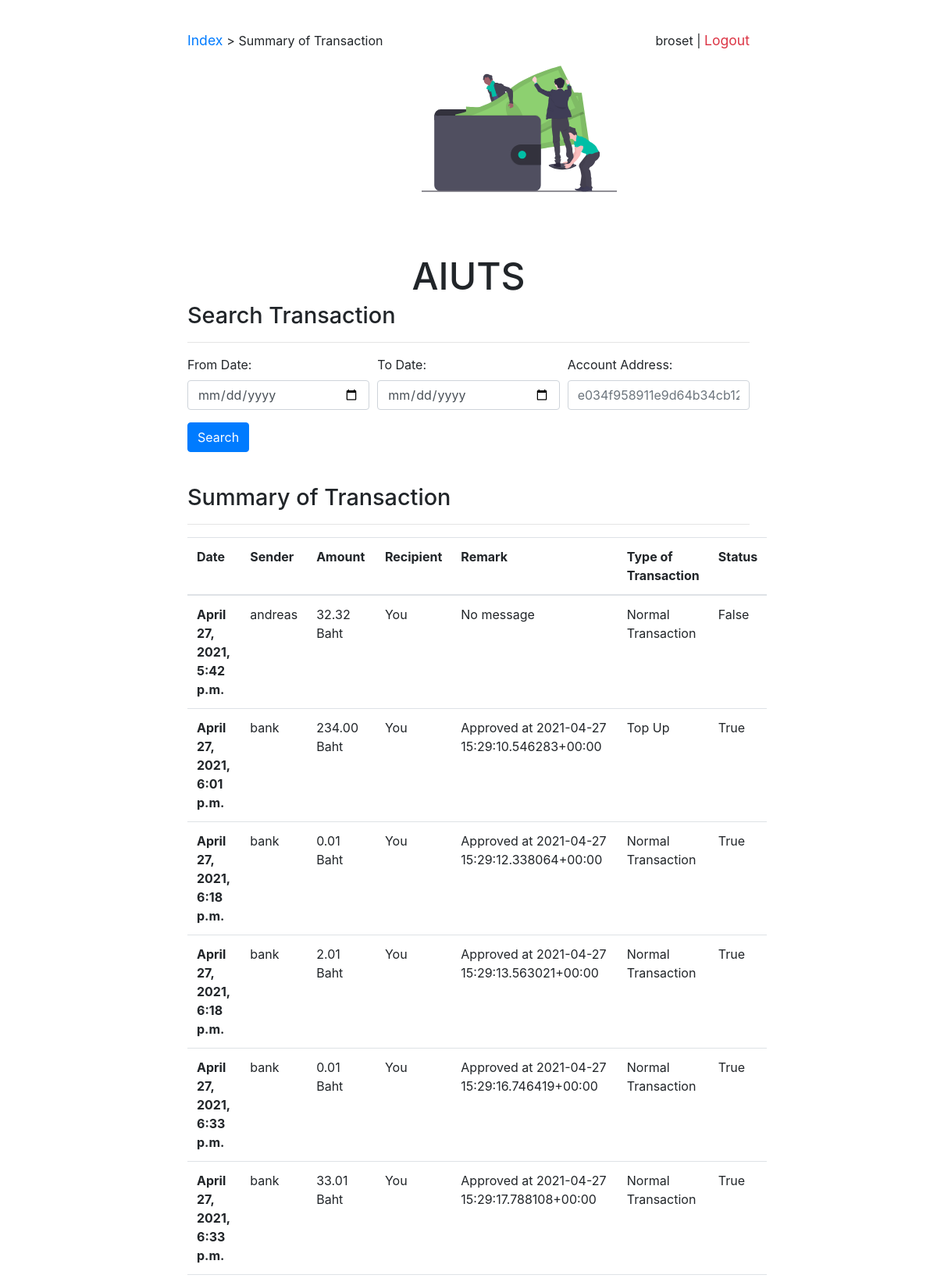
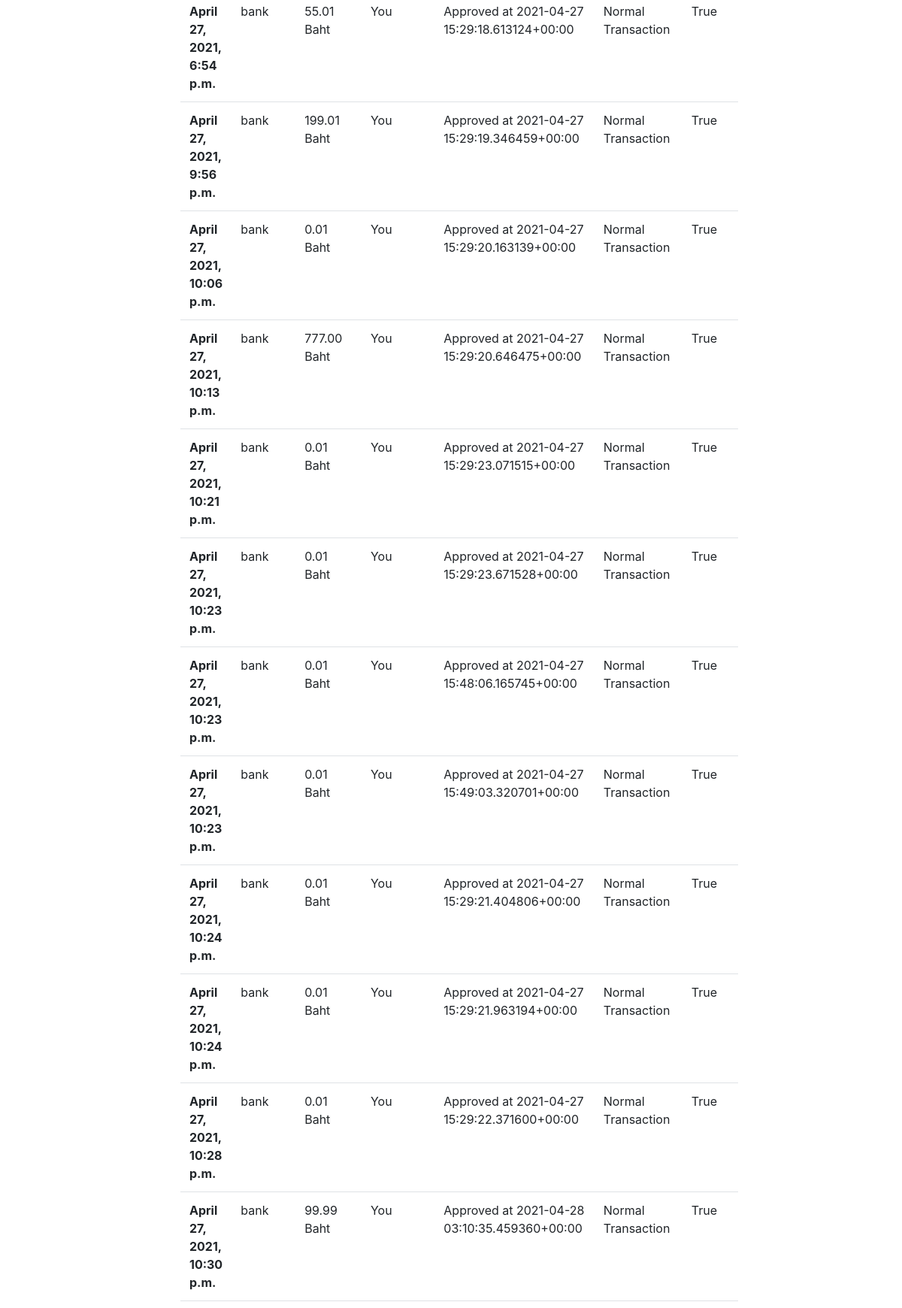
Screenshot of /aiuts/dashboard/summary (signed in, upper part) with the database file from the repository (2 pictures, top to bottom).
### aiuts/models.py (models this page shows, shortened)
class Transaction(models.Model):
    sender = models.ForeignKey(Account, on_delete=models.CASCADE, related_name='sender')
    recipient = models.ForeignKey(Account, on_delete=models.CASCADE, related_name='recipient')
    amount = models.FloatField(null=False, blank=False)
    remark = models.CharField(max_length=256, default="No message")
    record_date = models.DateTimeField('date recorded', auto_now_add=True)
    complete = models.BooleanField(default=False)
    type = models.CharField(choices=[('Top Up', 'TU'), ('Request of Payment', 'ROP'), ('Normal Transaction', 'NOR')], default='Normal Transaction', max_length=20)
    id = models.AutoField(primary_key=True)

class Account(models.Model):
    user = models.ForeignKey(User, on_delete=models.CASCADE)
    acc_id = models.CharField(max_length=256, primary_key=True)
    balance = models.FloatField(default=0.01)

### aiuts/views.py (the view, shortened to what this page needs)
# urls.py: path('dashboard/summary', views.TransactionSummary.as_view(), name="transactionsummary"),
class TransactionSummary(LoginRequiredMixin, generic.ListView):
    login_url = '/accounts/login'
    template_name = 'aiuts/get_summary.html'
    context_object_name = 'user'
    def get_queryset(self):
        curr_user = Account.objects.get(user=self.request.user)
        acc_id = curr_user.acc_id
        return acc_id
    def get_context_data(self, **kwargs):
        context = super().get_context_data(**kwargs)
        curr_user = Account.objects.get(user=self.request.user)
        acc_id = curr_user.acc_id
        context['all_transaction'] = set(Transaction.objects.filter(sender=curr_user)).union(set(Transaction.objects.filter(recipient=curr_user)[:]))
        return context

### aiuts/templates/aiuts/get_summary.html (shortened to what this page needs)
{% extends "aiuts/base.html" %}
{% block currPage %} <a href="{% url 'aiuts:index' %}"> Index </a> > Summary of Transaction {% endblock %}
{% block mainbody %}
   <h2> Search Transaction </h2>
    <hr />
    <form method="POST">
        <div class="form-row">
            <div class="col-md-4 mb-3">
                <label for="from_date">From Date:</label>
                <input class="form-control" type="date" name="from_date" id="from_date">
            </div>
            <div class="col-md-4 mb-3">
                <label for="to_date">To Date:</label>
                <input class="form-control" type="date" name="to_date" id="to_date" >
            </div>
                <div class="col-md-4 mb-3">
                    <label for="acc_addr">Account Address:</label>
                    <input type="text" class="form-control" id="acc_addr" name="acc_addr" placeholder="e034f958911e9d64b34cb1257d9c9dfc" aria-describedby="acc_addr">
                </div>
                <div class="col-md-4 mb-3">
                    <button class="btn btn-primary" type="submit">Search</button>
                </div>
        </div>
    </form>
    <br />
    <h2> Summary of Transaction </h2>
    <hr />
    {% if all_transaction %}
        <table class="table">
            <tr>
                <th scope="col"> Date </th scope="col">
                <th scope="col"> Sender </th scope="col">
                <th scope="col"> Amount </th scope="col">
                <th scope="col"> Recipient </th scope="col">
                <th scope="col"> Remark </th scope="col">
                <th scope="col"> Type of Transaction </th scope="col">
                <th scope="col"> Status </th>
            </tr>
            <tbody>
            {% endif %}
            {% for transaction in all_transaction %}
                <tr>
                    <th scope="row"> {{ transaction.record_date }} </th>
                <td>{% if transaction.sender.acc_id == user %} You {% else %} {{ transaction.sender.user.username }} {% endif %} </td>
                <td> {{ transaction.amount|floatformat:2}} Baht </td>
            <td>{% if transaction.recipient.acc_id == user %} You {% else %} {{ transaction.recipient.user.username }} {% endif %} </td>
            <td> {{ transaction.remark }} </td>
            <td> {{ transaction.type }} </td>
            <td> {{ transaction.complete }} </td>
                </tr>
            {% empty %}
                No transaction records!
            {% endfor %}
            </tbody>
        </table>
    {% endblock %}

### aiuts/templates/aiuts/base.html (shortened to what this page needs)
<!DOCTYPE html>
<html lang="en">
    <head>
        {% load static %}
        <link rel="stylesheet" href="https://stackpath.bootstrapcdn.com/bootstrap/4.1.3/css/bootstrap.min.css">
        <link
            rel="stylesheet"
            type="text/css"
            href="{% static 'aiuts/style.css' %}"
            />
    </head>
    <body>
    <section>
        <div class="margin-bot">
            <p class="text-grey" style="float:left">  {% block currPage %} Index {% endblock%}</p>
            <p style="float:right"> <span class="text-grey"> {{ request.user }} </span> | <a href="{% url 'logout' %}" class="text-danger"> Logout </a></p>
        </div>
        <div class="align-center">
            <img class="margin-bot" src="{% static 'aiuts/images/wallet.svg' %}" height="250 px" width="250 px">
            <h1>{% block heading1 %} AIUTS {% endblock %} </h1>
        </div>
    </section>
    <section>
        {% block mainbody %} {% endblock %}
    </section>
    </body>
</html>

### aiuts/static/aiuts/style.css (style rules this page uses)
:root { -moz-tab-size: 4; -o-tab-size: 4; tab-size: 4; }
html { line-height: 1.15; -webkit-text-size-adjust: 100%; }
html { -webkit-font-smoothing: antialiased; -moz-osx-font-smoothing: grayscale; }
body { font-family: Inter, ui-sans-serif, system-ui, -apple-system, BlinkMacSystemFont, Segoe UI, Roboto, Helvetica Neue, Arial, Noto Sans, sans-serif, Apple Color Emoji, Segoe UI Emoji, Segoe UI Symbol, Noto Color Emoji; margin: 2em 2em 2em 2em; background-color: #FFF; }
h1 { font-size: 3rem; line-height: 1; }
h2 { font-size: 1.8rem; line-height: 2.25rem; }
p { font-size: 1rem; line-height: 1.55rem; }
a { font-size: 1.1rem; line-height: 1.55rem; text-decoration: inherit; }
.align-center { text-align: center; }
.margin-bot { margin: 0 0 5vh 0; }
@media (min-width: 1024px) { body { margin: 2em 20vw 2em 20vw; } }

### rows the page displays
Transaction: shows "You"
Transaction: shows "You"
Transaction: shows "You"
Transaction: shows "You"
Transaction: shows "You"
Transaction: shows "You"
Transaction: shows "You"
Transaction: shows "You"
Transaction: shows "You"
Transaction: shows "You"
Transaction: shows "You"
Transaction: shows "You"
Transaction: shows "You"
Transaction: shows "You"
Transaction: shows "You"
Transaction: shows "You"
Transaction: shows "You"
Transaction: shows "You"

### other values shown
{{ request.user }} "broset"
